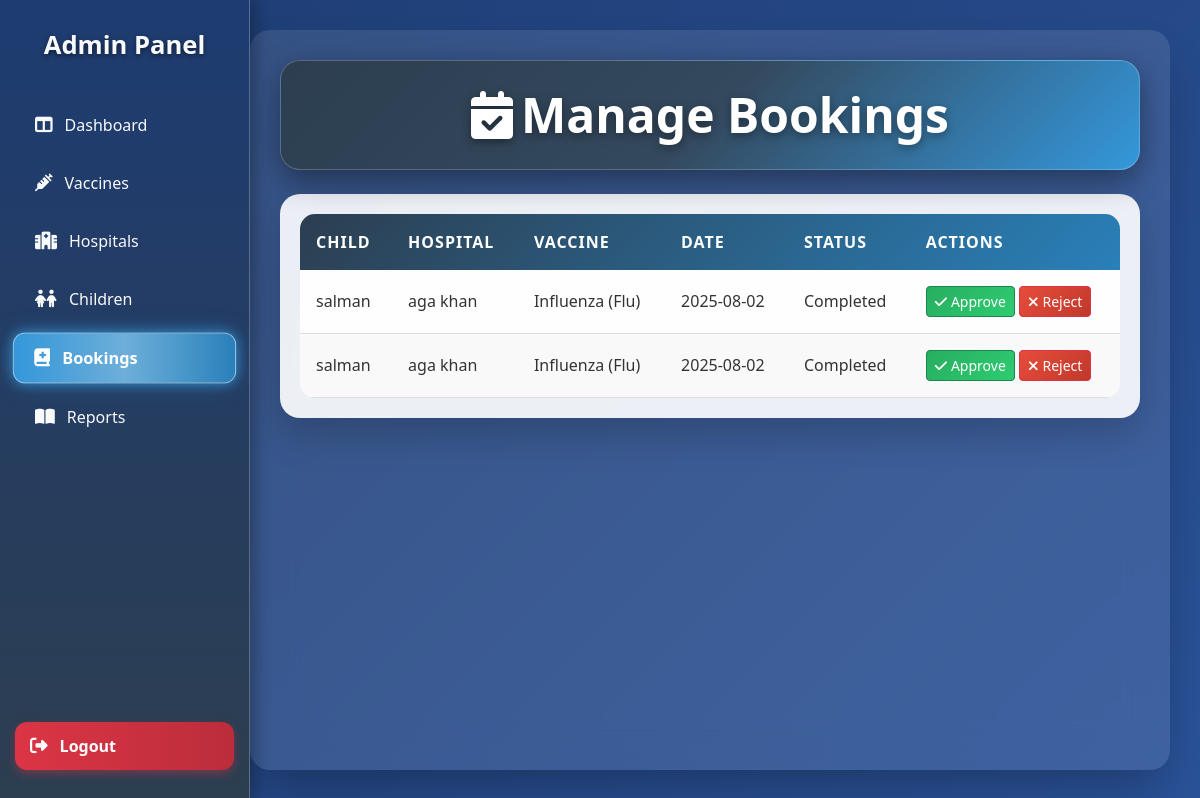
Page /admin/booking.php on the committed database.
### tables this page shows
CREATE TABLE `bookings` (
  `id` int(11) NOT NULL,
  `child_id` int(11) DEFAULT NULL,
  `vaccine_id` int(11) DEFAULT NULL,
  `hospital_id` int(11) DEFAULT NULL,
  `booking_date` date DEFAULT NULL,
  `status` varchar(50) DEFAULT 'Pending'
);

CREATE TABLE `children` (
  `id` int(11) NOT NULL,
  `name` varchar(100) NOT NULL,
  `age` int(11) NOT NULL,
  `contact` varchar(20) DEFAULT NULL,
  `parent_id` int(11) DEFAULT NULL
);

CREATE TABLE `hospitals` (
  `id` int(11) NOT NULL,
  `name` varchar(100) NOT NULL,
  `location` varchar(255) NOT NULL,
  `email` varchar(100) DEFAULT NULL,
  `password` varchar(255) DEFAULT NULL
);

CREATE TABLE `vaccines` (
  `id` int(11) NOT NULL,
  `name` varchar(100) NOT NULL,
  `description` text DEFAULT NULL,
  `available` tinyint(1) DEFAULT 1,
  `created_at` timestamp NOT NULL DEFAULT current_timestamp(),
  `image` varchar(255) DEFAULT NULL
);

### admin/booking.php (the view, shortened to what this page needs)
<?php
include('../includes/db.php');
?>
<!DOCTYPE html>
<html>
<head>
    <link href="https://cdn.jsdelivr.net/npm/bootstrap@5.3.2/dist/css/bootstrap.min.css" rel="stylesheet">
    <link href="https://cdnjs.cloudflare.com/ajax/libs/font-awesome/6.4.0/css/all.min.css" rel="stylesheet">
</head>
<body>
<?php include('../includes/sidebar.php'); ?>
<div class="main-content">
    <h2 class="mb-4"><i class="fas fa-calendar-check me-2"></i>Manage Bookings</h2>
    <?php
    $sql = "SELECT b.id, c.name AS child_name, h.name AS hospital_name,
                   v.name AS vaccine_name, b.booking_date, b.status
            FROM bookings b
            JOIN children c ON b.child_id = c.id
            JOIN hospitals h ON b.hospital_id = h.id
            JOIN vaccines v ON b.vaccine_id = v.id
            ORDER BY b.booking_date DESC";
    $res = $conn->query($sql);
    if (!$res) {
        echo "<div class='alert alert-danger'><i class='fas fa-exclamation-triangle me-2'></i>Query Error: " . $conn->error . "</div>";
    } elseif ($res->num_rows == 0) {
        echo "<div class='alert alert-warning'><i class='fas fa-info-circle me-2'></i>No bookings found.</div>";
    } else {
        echo "<div class='table-container'>";
        echo "<table>";
        echo "<thead><tr>
                <th>Child</th>
                <th>Hospital</th>
                <th>Vaccine</th>
                <th>Date</th>
                <th>Status</th>
                <th>Actions</th>
              </tr></thead><tbody>";
        while ($row = $res->fetch_assoc()) {
            $id = $row['id'];
            $status = $row['status'];
            echo "<tr>
                    <td>{$row['child_name']}</td>
                    <td>{$row['hospital_name']}</td>
                    <td>{$row['vaccine_name']}</td>
                    <td>{$row['booking_date']}</td>
                    <td>{$status}</td>
                    <td>
                        <a href='?action=Approved&id=$id' class='btn btn-success btn-sm'
                           onclick=\"return confirm('Approve this booking?');\">
                           <i class='fas fa-check me-1'></i>Approve
                        </a>
                        <a href='?action=Rejected&id=$id' class='btn btn-danger btn-sm'
                           onclick=\"return confirm('Reject this booking?');\">
                           <i class='fas fa-times me-1'></i>Reject
                        </a>
                    </td>
                  </tr>";
        }
        echo "</tbody></table></div>";
    }
    ?>
</div>
</body>
</html>

### admin/booking.php (style rules this page uses)
body { margin: 0; display: flex; min-height: 100vh; font-family: 'Segoe UI', 'Roboto', sans-serif; background: linear-gradient(135deg, #1e3c72 0%, #2a5298 100%); background-attachment: fixed; overflow-x: hidden; }
.main-content { margin-left: 220px; padding: 40px; width: calc(100% - 220px); background: rgba(255, 255, 255, 0.1); backdrop-filter: blur(20px); border-radius: 20px; box-shadow: 0 25px 50px -12px rgba(0,0,0,0.3); animation: fadeIn 1s ease; position: relative; margin: 30px; }
.main-content h2 { font-size: clamp(2.2rem, 4vw, 3rem); font-weight: 900; text-align: center; margin-bottom: 40px; padding: 25px; color: white; border-radius: 20px; background: linear-gradient(135deg, #2c3e50 0%, #34495e 25%, #3498db 50%, #2980b9 75%, #1e3c72 100%); background-size: 200% 200%; animation: headerGradient 8s ease infinite; box-shadow: 0 10px 30px rgba(0, 0, 0, 0.4); text-shadow: 0 3px 10px rgba(0, 0, 0, 0.4); position: relative; overflow: hidden; border: 1px solid rgba(255, 255, 255, 0.2); }
.main-content h2::before { content: ''; position: absolute; top: 0; left: -100%; width: 100%; height: 100%; background: linear-gradient(90deg, transparent, rgba(255,255,255,0.2), transparent); animation: slideShine 3s infinite; }
.table-container { background: rgba(255, 255, 255, 0.9); border-radius: 20px; padding: 20px; box-shadow: 0 15px 40px rgba(0,0,0,0.2); }
table { width: 100%; border-collapse: collapse; overflow: hidden; border-radius: 15px; }
thead { background: linear-gradient(135deg, #2c3e50 0%, #2980b9 100%); color: white; text-transform: uppercase; }
thead th { padding: 16px; font-weight: bold; letter-spacing: 1px; }
tbody td { padding: 16px; background-color: rgba(255,255,255,0.95); color: #333; font-weight: 500; border-bottom: 1px solid #ddd; }
tbody tr:nth-child(even) td { background-color: #f9f9f9; }
.btn-success { background: linear-gradient(135deg, #27ae60, #2ecc71); color: white; font-weight: 600; border: none; }
.btn-danger { background: linear-gradient(135deg, #e74c3c, #c0392b); color: white; font-weight: 600; border: none; }
.btn-sm { padding: 6px 12px; border-radius: 8px; font-size: 0.875rem; transition: 0.3s ease; }

### Includes/sidebar.php (style rules this page uses)
:root { --dashboard-blue-dark: #1e3c72; --dashboard-blue-medium: #2a5298; --dashboard-blue-light: #3498db; --dashboard-grey-dark: #2c3e50; --dashboard-grey-medium: #34495e; --glass-white-light: rgba(255, 255, 255, 0.15); --glass-white-lighter: rgba(255, 255, 255, 0.05); --glass-border: rgba(255, 255, 255, 0.25); --text-light: #f8f9fa; --text-dark: #5a6c7d; --accent-blue: #3498db; }
body, html { margin: 0; padding: 0; font-family: 'Segoe UI', 'Roboto', Arial, sans-serif; }
.main-content { margin-left: 250px; padding: 30px; width: calc(100% - 250px); }

### rows in the picture
bookings: child.name "salman", hospital.name "aga khan", vaccine.name "Influenza (Flu)", booking_date "2025-08-02", status "Completed"
bookings: child.name "salman", hospital.name "aga khan", vaccine.name "Influenza (Flu)", booking_date "2025-08-02", status "Completed"
